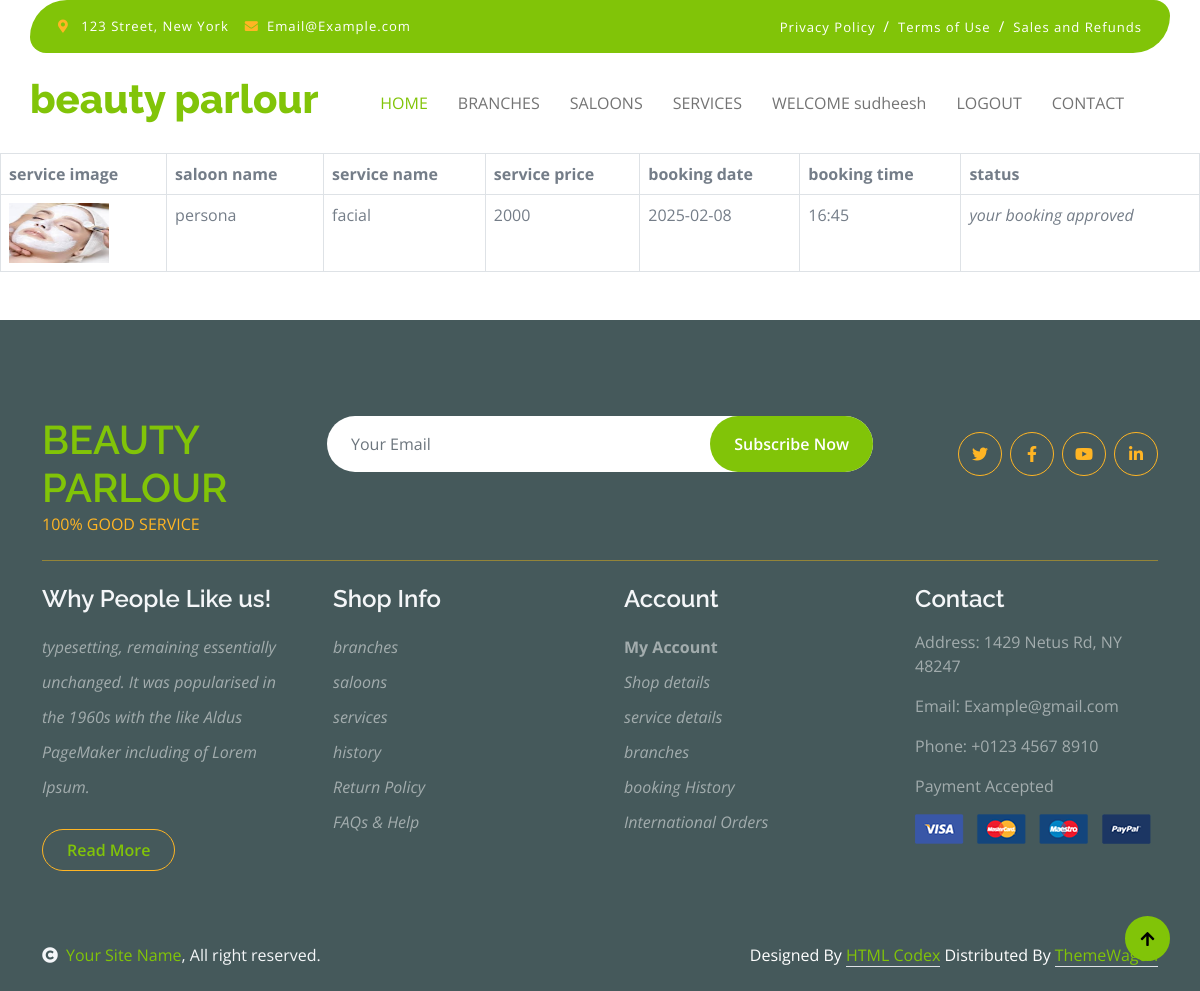
Screenshot of /history (signed in) with the database file from the repository.
### irohub/models.py (models this page shows)
class booking(models.Model):
     userreg =models.ForeignKey(registering,on_delete=models.CASCADE)
     userser =models.ForeignKey(service,on_delete=models.CASCADE)
     bookingdate =models.CharField(max_length=20)
     bookingtime =models.CharField(max_length=20)
     status=models.IntegerField(default=0)

### wipro/models.py (models this page shows)
class service(models.Model):
    name2=models.CharField(max_length=20)
    image2=models.ImageField(upload_to='image2',default='null.jpg')
    price=models.IntegerField()
    description=models.CharField(max_length=50)
    saloon=models.CharField(max_length=50)

### irohub/views.py (the view)
# urls.py: path('history',views.history,name="history")
def history(request):
     u_id =request.session.get('u_id')
     data=booking.objects.filter(userreg=u_id)
     return render(request,'history.html',{'data':data})

### irohub/templates/history.html
{% extends 'user.html' %}
{% block contends %}
<table class="table table-bordered">
    <thead>
      <tr>
        <th>service image</th>
        <th>saloon name</th>
        <th>service name</th>
        <th>service price</th>
        <th>booking date</th>
        <th>booking time</th>
        <th>status</th>
      </tr>
    </thead>
    <tbody>
      <tr>
        {% for i in data %}
      <tr>
        <td><img src="{{i.userser.image2.url}}" style="height:60px;width:100px"></td>
        <td>{{i.userser.saloon}}</td>
        <td>{{i.userser.name2}}</td>
        <td>{{i.userser.price}}</td>
        <td>{{i.bookingdate}}</td>
        <td>{{i.bookingtime}}</td>
        <td>{% if i.status == 0 %}
            <p><i>your booking will be waiting</i></p>
            {% elif i.status == 1 %}
            <p><i>your booking approved</i></p>
            {% else %}
             <p><i>declined</i></p>
            {% endif %}
      </tr>
      {% endfor %}
      </tr>
    </tbody>
  </table>
  {% endblock %}

### irohub/templates/user.html (shortened to what this page needs)
{% load static %}
<!DOCTYPE html>
<html lang="en">
    <head>
        <link rel="stylesheet" href="https://use.fontawesome.com/releases/v5.15.4/css/all.css"/>
        <link href="https://cdn.jsdelivr.net/npm/bootstrap-icons@1.4.1/font/bootstrap-icons.css" rel="stylesheet">
        <link href="{% static 'lib/lightbox/css/lightbox.min.css' %}" rel="stylesheet">
        <link href="{% static 'lib/owlcarousel/assets/owl.carousel.min.css' %}" rel="stylesheet">
        <link href="{% static 'css/bootstrap.min.css' %}" rel="stylesheet">
        <link href="{% static 'css/style.css' %}" rel="stylesheet">
    </head>
    <body>
        <div class="container-fluid ">
            <div class="container topbar bg-primary d-none d-lg-block">
                <div class="d-flex justify-content-between">
                    <div class="top-info ps-2">
                        <small class="me-3"><i class="fas fa-map-marker-alt me-2 text-secondary"></i> <a href="#" class="text-white">123 Street, New York</a></small>
                        <small class="me-3"><i class="fas fa-envelope me-2 text-secondary"></i><a href="#" class="text-white">Email@Example.com</a></small>
                    </div>
                    <div class="top-link pe-2">
                        <a href="#" class="text-white"><small class="text-white mx-2">Privacy Policy</small>/</a>
                        <a href="#" class="text-white"><small class="text-white mx-2">Terms of Use</small>/</a>
                        <a href="#" class="text-white"><small class="text-white ms-2">Sales and Refunds</small></a>
                    </div>
                </div>
            </div>
            <div class="container px-0">
                <nav class="navbar navbar-light bg-white navbar-expand-xl">
                    <a href="{% url 'hey' %}" class="navbar-brand"><h1 class="text-primary display-6">beauty parlour</h1></a>
                    <div class="collapse navbar-collapse bg-white" id="navbarCollapse">
                       <br> <div class="navbar-nav mx-auto">
                            <a href="{% url 'hey' %}" class="nav-item nav-link active">HOME</a>
                            <a href="{% url 'card' %}" class="nav-item nav-link">BRANCHES</a>
                            <a href="{% url 'card1' branch='all' %}" class="nav-item nav-link">SALOONS</a>
                            <a href="{% url 'card2' saloon='all' %}" class="nav-item nav-link">SERVICES</a>
                            <br>  {% if 'u_id' in request.session %}
                           <a href= "" class="nav-item nav-link">WELCOME {{request.session.username_u}}</a>
                                 <a href="{% url 'userlogout' %}" class="nav-item nav-link">LOGOUT</a>
                                 {% else %}
                                 <a href="{% url 'login' %}" class="nav-item nav-link">LOGIN</a>
                                 <a href="{% url 'registerinfo' %}" class="nav-item nav-link">REGISTER</a>
                                 {% endif %}
                            <a href="{% url 'contactinfo' %}" class="nav-item nav-link">CONTACT</a>
                           <br>
                        </div>
                    </div>
                </nav>
            </div>
        </div>
  {% block contends %}{% endblock %}
        <div class="container-fluid bg-dark text-white-50 footer pt-5 mt-5">
            <div class="container py-5">
                <div class="pb-4 mb-4" style="border-bottom: 1px solid rgba(226, 175, 24, 0.5) ;">
                    <div class="row g-4">
                        <div class="col-lg-3">
                            <a href="#">
                                <h1 class="text-primary mb-0">BEAUTY PARLOUR</h1>
                                <p class="text-secondary mb-0">100% GOOD SERVICE</p>
                            </a>
                        </div>
                        <div class="col-lg-6">
                            <div class="position-relative mx-auto">
                                <input class="form-control border-0 w-100 py-3 px-4 rounded-pill" type="number" placeholder="Your Email">
                                <button type="submit" class="btn btn-primary border-0 border-secondary py-3 px-4 position-absolute rounded-pill text-white" style="top: 0; right: 0;">Subscribe Now</button>
                            </div>
                        </div>
                        <div class="col-lg-3">
                            <div class="d-flex justify-content-end pt-3">
                                <a class="btn  btn-outline-secondary me-2 btn-md-square rounded-circle" href=""><i class="fab fa-twitter"></i></a>
                                <a class="btn btn-outline-secondary me-2 btn-md-square rounded-circle" href=""><i class="fab fa-facebook-f"></i></a>
                                <a class="btn btn-outline-secondary me-2 btn-md-square rounded-circle" href=""><i class="fab fa-youtube"></i></a>
                                <a class="btn btn-outline-secondary btn-md-square rounded-circle" href=""><i class="fab fa-linkedin-in"></i></a>
                            </div>
                        </div>
                    </div>
                </div>
                <div class="row g-5">
                    <div class="col-lg-3 col-md-6">
                        <div class="footer-item">
                            <h4 class="text-light mb-3">Why People Like us!</h4>
                            <p class="mb-4"><i>typesetting, remaining essentially unchanged. It was
                                popularised in the 1960s with the like Aldus PageMaker including of Lorem Ipsum.</i></p>
                            <a href="" class="btn border-secondary py-2 px-4 rounded-pill text-primary">Read More</a>
                        </div>
                    </div>
                    <div class="col-lg-3 col-md-6">
                        <div class="d-flex flex-column text-start footer-item">
                            <h4 class="text-light mb-3">Shop Info</h4>
                            <a class="btn-link" href=""><i>branches</i></a>
                            <a class="btn-link" href=""><i>saloons</i></a>
                            <a class="btn-link" href=""><i>services</i></a>
                            <a class="btn-link" href=""><i>history</i></a>
                            <a class="btn-link" href=""><i>Return Policy</i></a>
                            <a class="btn-link" href=""><i>FAQs & Help</i></a>
                        </div>
                    </div>
                    <div class="col-lg-3 col-md-6">
                        <div class="d-flex flex-column text-start footer-item">
                            <h4 class="text-light mb-3">Account</h4>
                            <a class="btn-link" href=""><b>My Account</b></a>
                            <a class="btn-link" href=""><i>Shop details</i></a>
                            <a class="btn-link" href=""><i>service details</i></a>
                            <a class="btn-link" href=""><i>branches</i></a>
                            <a class="btn-link" href=""><i>booking History</i></a>
                            <a class="btn-link" href=""><i>International Orders</i></a>
                        </div>
                    </div>
                    <div class="col-lg-3 col-md-6">
                        <div class="footer-item">
                            <h4 class="text-light mb-3">Contact</h4>
                            <p>Address: 1429 Netus Rd, NY 48247</p>
                            <p>Email: Example@gmail.com</p>
                            <p>Phone: +0123 4567 8910</p>
                            <p>Payment Accepted</p>
                            <img src="{% static 'img/payment.png' %}" class="img-fluid" alt="">
                        </div>
                    </div>
                </div>
            </div>
        </div>
        <div class="container-fluid copyright bg-dark py-4">
            <div class="container">
                <div class="row">
                    <div class="col-md-6 text-center text-md-start mb-3 mb-md-0">
                        <span class="text-light"><a href="#"><i class="fas fa-copyright text-light me-2"></i>Your Site Name</a>, All right reserved.</span>
                    </div>
                    <div class="col-md-6 my-auto text-center text-md-end text-white">
                        Designed By <a class="border-bottom" href="https://htmlcodex.com">HTML Codex</a> Distributed By <a class="border-bottom" href="https://themewagon.com">ThemeWagon</a>
                    </div>
                </div>
            </div>
        </div>
        <a href="#" class="btn btn-primary border-3 border-primary rounded-circle back-to-top"><i class="fa fa-arrow-up"></i></a>
    </body>
</html>

### rows the page displays
booking: userser.image2 (picture), userser.saloon "persona", userser.name2 "facial", userser.price "2000", bookingdate "2025-02-08", bookingtime "16:45", status "your booking approved"

### other values shown
{{ request.session.username_u }} "sudheesh"
